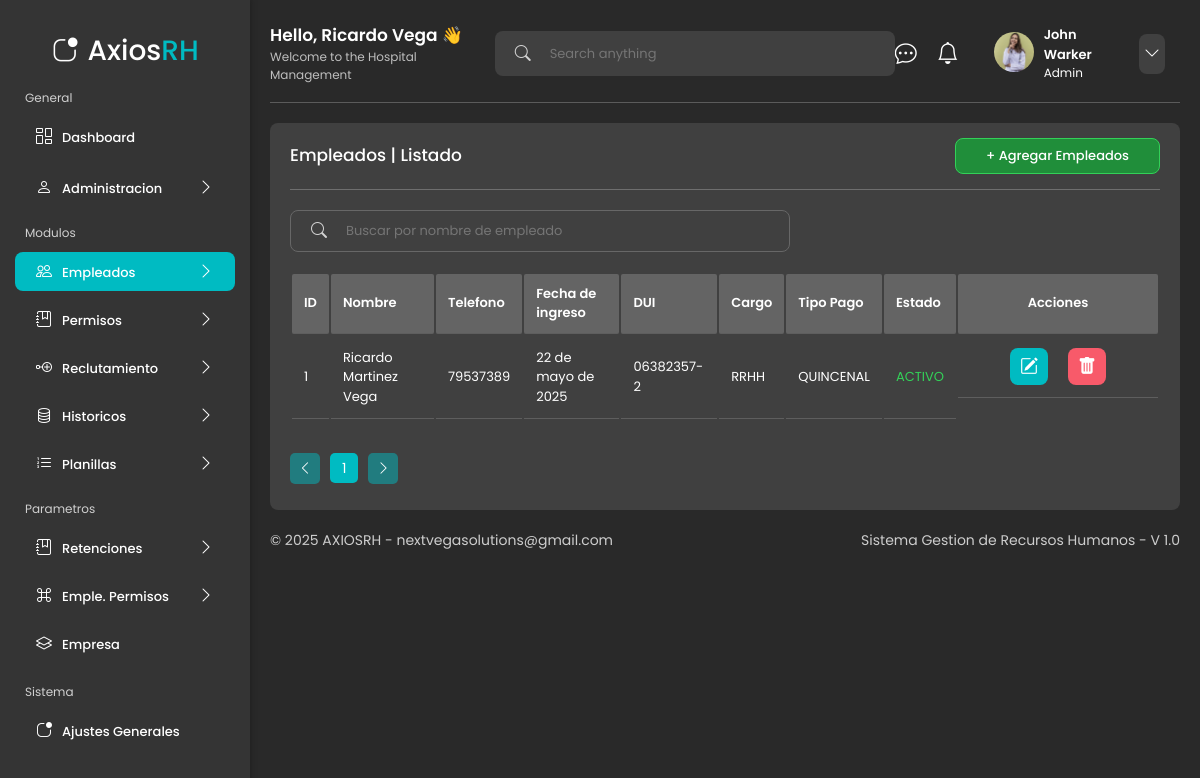
The app's page /empleados/empleados, older data.
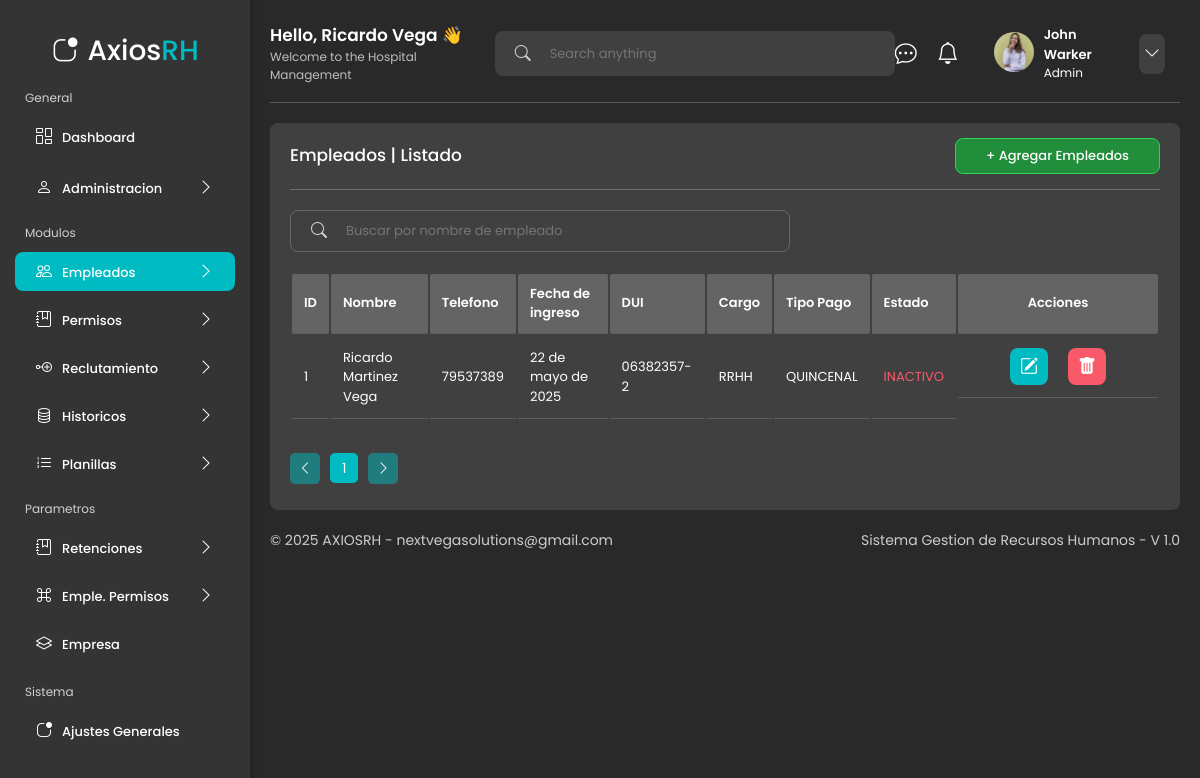
The same page, newer data.
### app/models.py (models this page shows, shortened)
class Empleado(models.Model):
    SEXO_CHOICES = [
        ('M', 'Masculino'),
        ('F', 'Femenino'),
    ]
    ESTADO_CHOICES = [
        ('ACTIVO', 'Activo'),
        ('INACTIVO', 'Inactivo'),
    ]
    TIPO_PAGO_CHOICES = [
        ('QUINCENAL', 'Quincenal'),
        ('MENSUAL', 'Mensual'),
        ('SEMANAL', 'Semanal'),
    ]
    SI_NO_CHOICES = [
        ('SI', 'Sí'),
        ('NO', 'No'),
    ]
    nombre = models.CharField(max_length=100)
    fecha_nacimiento = models.DateField()
    domicilio = models.TextField()
    telefono = models.CharField(max_length=15)
    sexo = models.CharField(max_length=1, choices=SEXO_CHOICES)
    nacionalidad = models.CharField(max_length=50, null=True)
    departamento = models.CharField(max_length=100, null=True)
    municipio = models.CharField(max_length=100, null=True)
    dui = models.CharField(max_length=10, blank=True)
    nit = models.CharField(max_length=17, blank=True)
    seguro = models.CharField(max_length=20, blank=True, null=True)
    afp = models.CharField(max_length=20, blank=True, null=True)
    fecha_ingreso = models.DateField()
    fecha_salida = models.DateField(blank=True, null=True)
    salario = models.DecimalField(max_digits=10, decimal_places=2)
    tipo_cargo = models.ForeignKey(Cargo, on_delete=models.PROTECT)
    estado = models.CharField(max_length=10, choices=ESTADO_CHOICES)
    tipo_pago = models.CharField(max_length=10, choices=TIPO_PAGO_CHOICES)
    eventual = models.CharField(max_length=2, choices=SI_NO_CHOICES)
    comentarios = models.TextField(blank=True, null=True)
    class Meta:
        verbose_name = "Empleado"
        verbose_name_plural = "Empleados"

class Cargo(models.Model):
    ESTADOS = [
        ('ACTIVO', 'Activo'),
        ('INACTIVO', 'Inactivo'),
    ]
    nombre = models.CharField(max_length=100, unique=True)
    estado = models.CharField(max_length=10, choices=ESTADOS)
    comentarios = models.TextField(blank=True, null=True)
    class Meta:
        verbose_name = "Cargo"
        verbose_name_plural = "Cargos"

### app/views.py (the view)
# urls.py: path("empleados/empleados", views.empleados, name="empleados"),
def empleados(request):
    query = request.GET.get('buscador', '').strip()
    empleados_list = Empleado.objects.all()
    if query:
        empleados_list = empleados_list.filter(nombre__icontains=query)
    empleados_list = empleados_list.order_by('-id')
    paginator = Paginator(empleados_list, 10)
    page_number = request.GET.get('page')
    empleados = paginator.get_page(page_number)
    return render(request, 'pages/empleados/empleados.html', {
        'title': 'Empleados',
        'empleados': empleados,
        'query': query,
    })

### ui/templates/pages/empleados/empleados.html (shortened to what the changed rows need)
{% extends 'layouts/dashboard_layout.html' %}
{% load static %}
{% block content %}
<main class="table__principal__datos">
    <section class="table__principal__datos__content">
        <div class="table__left__information">
            <table class="table__left__information__table">
                <thead>
                    <tr>
                        <th>ID</th>
                        <th>Nombre</th>
                        <th>Telefono</th>
                        <th>Fecha de ingreso</th>
                        <th>DUI</th>
                        <th>Cargo</th>
                        <th>Tipo Pago</th>
                        <th>Estado</th>
                        <th class="sortable sortable__acciones" style="text-align: center;">Acciones</th>
                    </tr>
                </thead>
                <tbody>
                    {% for empleado in empleados %}
                        <tr>
                            <td>{{ empleado.id }}</td>
                            <td>{{ empleado.nombre }}</td>
                            <td>{{ empleado.telefono }}</td>
                            <td>{{ empleado.fecha_ingreso }}</td>
                            <td>{{ empleado.dui }}</td>
                            <td>{{ empleado.tipo_cargo.nombre }}</td>
                            <td>{{ empleado.tipo_pago }}</td>
                            <td class="status {% if empleado.estado == 'ACTIVO' %}discharge{% else %}transfer{% endif %}">
                                {{ empleado.estado }}
                            </td>
                            <td class="table__left__information__table__acciones">
                                <a href="{% url 'editar_empleado' empleado.id %}" class="editar">
                                    <i class="bi bi-pencil-square"></i>
                                </a>
                                <a href="{% url 'eliminar_empleado' empleado.id %}" class="eliminar" data-id="{{ empleado.id }}">
                                    <i class="bi bi-trash-fill"></i>
                                </a>
                            </td>
                        </tr>
                    {% empty %}
                        <tr>
                            <td colspan="7">No hay empleados registrados.</td>
                        </tr>
                    {% endfor %}
                </tbody>
            </table>
        </div>
    </section>
</main>
{% endblock %}

Row changes from the older to the newer data that the page shows:
changed Empleado "Ricardo Martinez Vega": estado "ACTIVO" → "INACTIVO"
